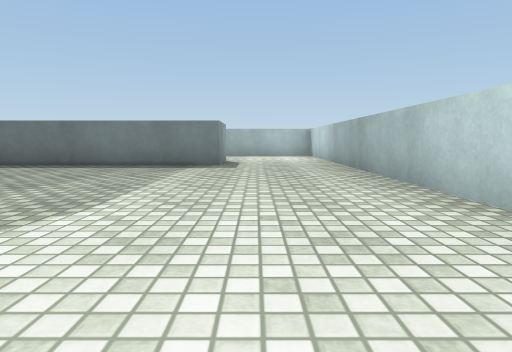
[1] (above)

24 first-person views from a walk through a 3-D level made in the Unity game engine. The camera is 0.55 m above the floor, tilts 6° down and sees 75° across. The floor is counted in squares, 1 m on a side. Each view is taken from the middle of a square. On the plan, view 1 faces up. The plan holds only what a view shows up to about 9 squares ahead; the rest is blank. The place goes on beyond the plan. The player character is not drawn. Surface patterns are stand-ins for the level's own textures.

[2]
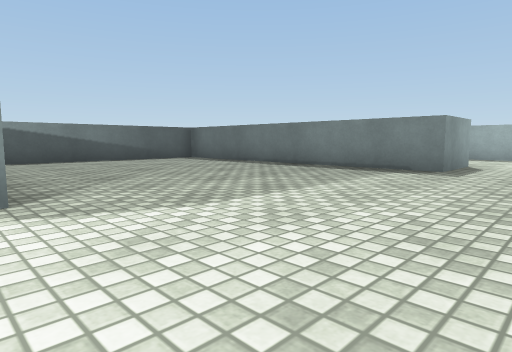

[3]
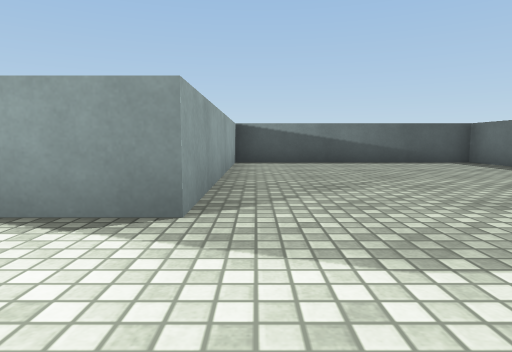

[4]
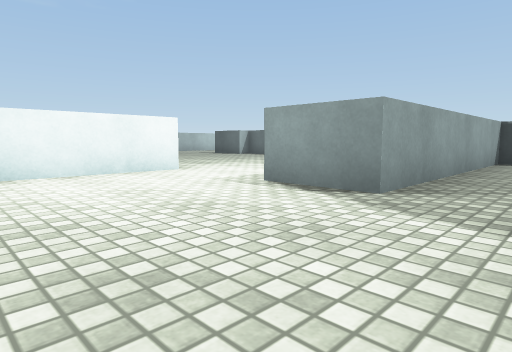

[5]
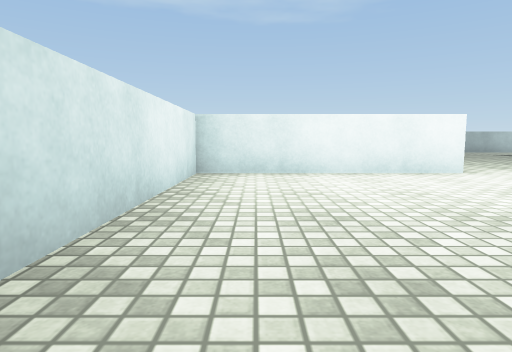

[6]
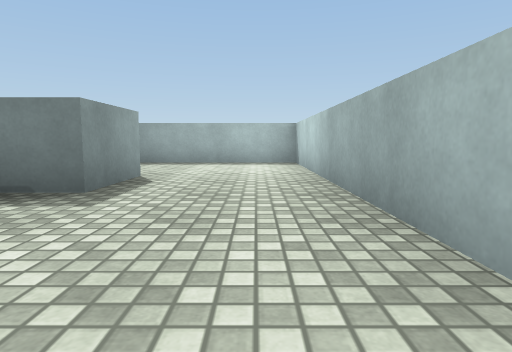

[7]
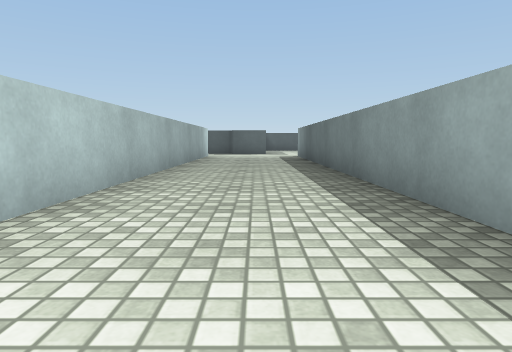

[8]
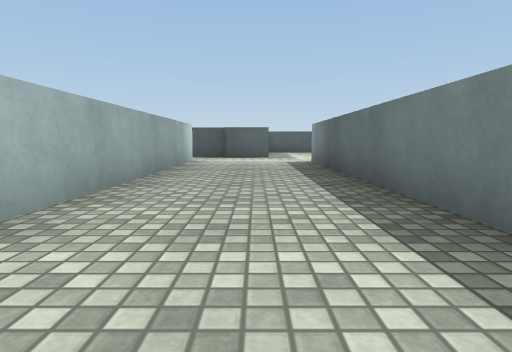

[9]
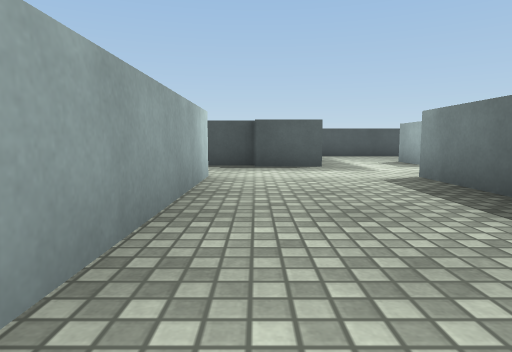

[10]
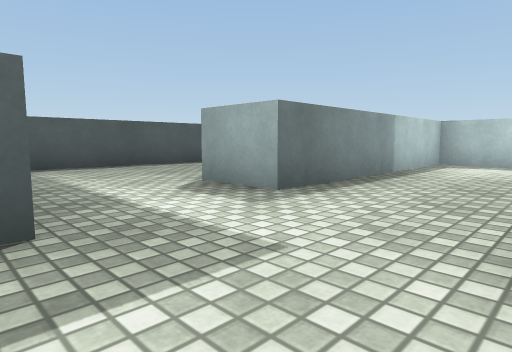

[11]
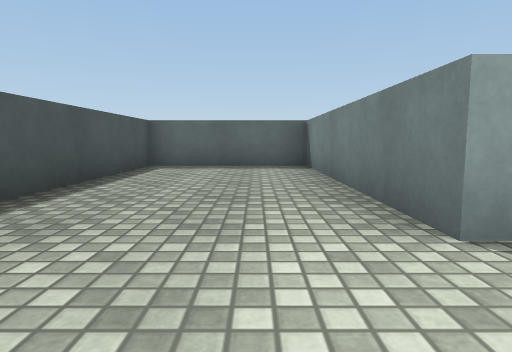

[12]
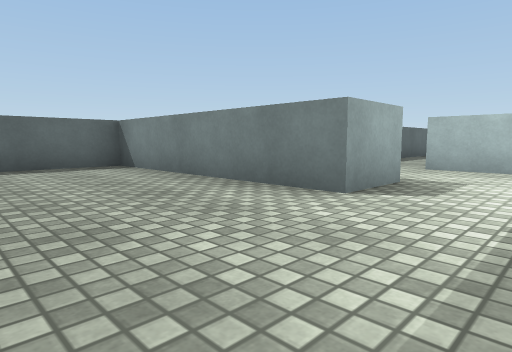

[13]
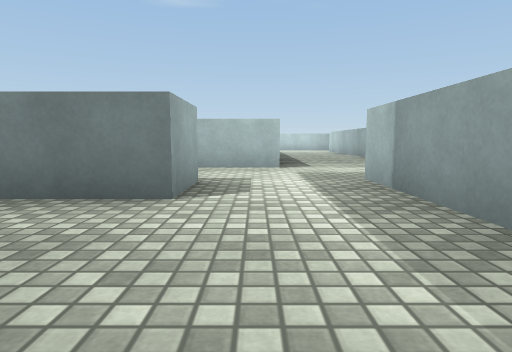

[14]
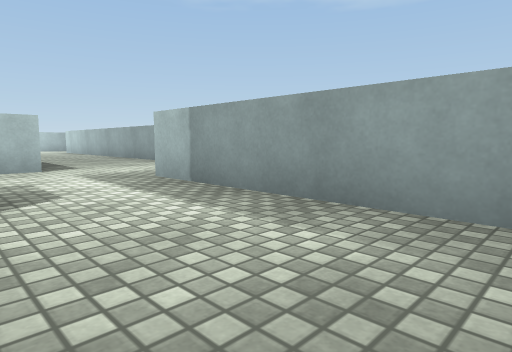

[15]
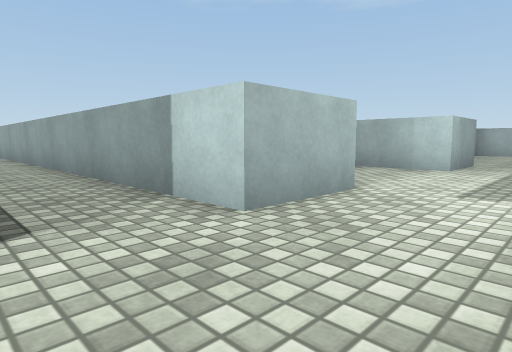

[16]
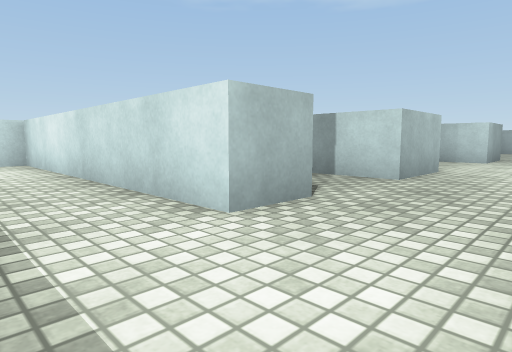

[17]
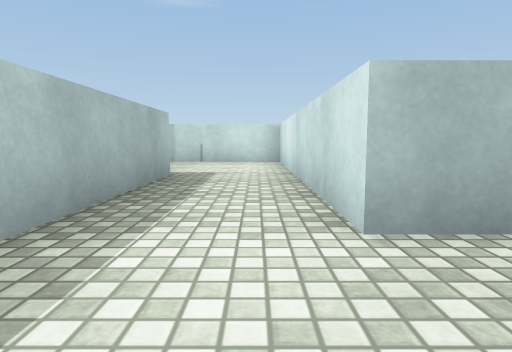

[18]
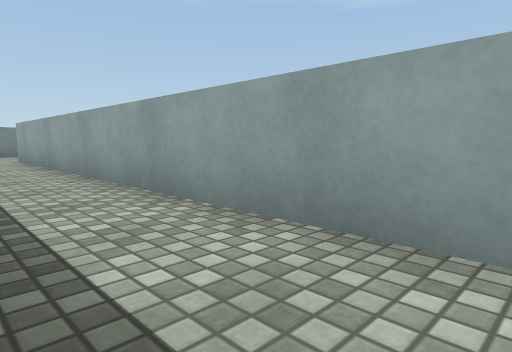

[19]
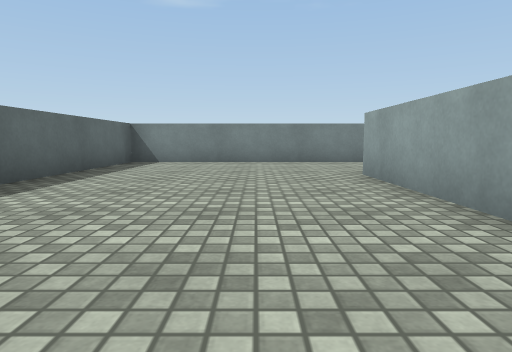

[20]
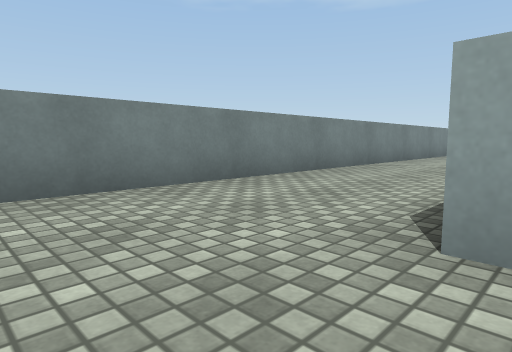

[21]
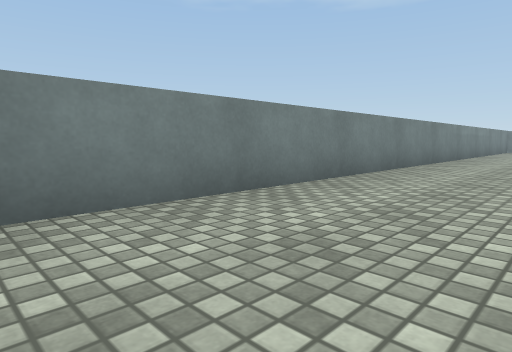

[22]
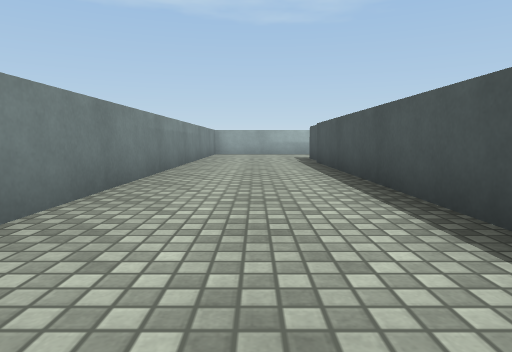

[23]
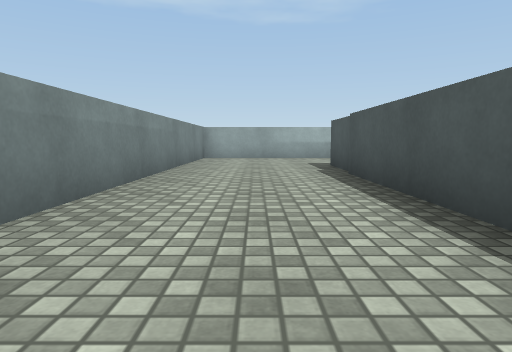

[24]
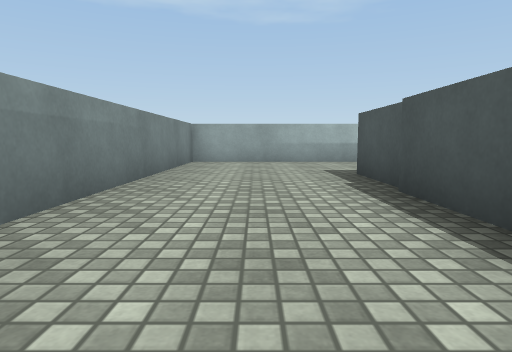

### Floor plan
Points are (right, up) in squares from view 1. A wall is a line through its corners. A room is listed if a view was taken in it or the views show most of it. See-through windows are left out.
Room 1 (views 1, 2, 3, 4, 5, 6)
walls: (-0.8, 9.2) (-0.8, 7.5) (-8.6, 7.5) (-8.6, 1.5) (-2.4, 1.5) (-2.4, -0.2); (-2.6, -2.7) (2, -2.7) (2, 9.5)
ways out: opening at (0.5, 8.5) to room 2; opening at (-3, -1.5)
Room 2 (views 7, 8, 9, 10)
walls: (-11.1, 9.3) (-1.1, 9.3); (-13.5, 13.8) (-14.9, 13.8); (-15.6, 11.4) (-13.2, 11.4) (-13.2, 9.9); (2, 9.5) (2, 12.5) (-11.1, 12.5) (-11.1, 14.2)
ways out: opening at (0.5, 8.5) to room 1; opening at (-14.5, 12.5) to room 3; opening at (-12.5, 14) to room 4; opening at (-12, 9)
Room 3 (views 11, 12, 13, 14)
walls: (-14.9, 13.8) (-14.9, 19.4) (-18.3, 19.4) (-18.3, 12.4); (-17.8, 11.4) (-15.6, 11.4)
ways out: opening at (-14.5, 12.5) to room 2
Room 4 (views 15, 18, 19, 20, 21, 22, 23, 24)
walls: (3.4, 4) (3.4, -4.6); (2.2, -7.9) (6.7, -7.9) (6.7, 19.2) (2.1, 19.2); (-11.1, 14.2) (3.5, 14.2); (-11.1, 16.2) (-11.1, 17.4); (-13.5, 17.5) (-13.5, 13.8)
ways out: opening at (-12.5, 14) to room 2; opening at (-12.5, 17) to room 5
Room 5 (views 16, 17)
walls: (-7.5, 19.4) (-13.5, 19.4) (-13.5, 17.5); (-11.1, 17.4) (-4.1, 17.4) (-4.1, 20.4)
ways out: opening at (-12.5, 17) to room 4

Where each view was taken, in squares from view 1:
view 1: 0 up, 0 right, facing up
view 2: 1 up, 1 right, facing up-left
view 3: 2 up, 0 right, facing left
view 4: 3 up, 1 right, facing down-left
view 5: 3 up, 1 right, facing down
view 6: 4 up, 1 right, facing up
view 7: 11 up, 1 right, facing left
view 8: 11 up, 2 left, facing left
view 9: 10 up, 6 left, facing left
view 10: 11 up, 11 left, facing up-left
view 11: 12 up, 16 left, facing up
view 12: 12 up, 18 left, facing up-right
view 13: 13 up, 18 left, facing right
view 14: 14 up, 18 left, facing down-right
view 15: 16 up, 13 left, facing down-right
view 16: 19 up, 13 left, facing down-right
view 17: 18 up, 13 left, facing right
view 18: 16 up, 7 left, facing down-right
view 19: 16 up, 2 left, facing right
view 20: 16 up, 3 right, facing down-right
view 21: 11 up, 4 right, facing down-right
view 22: 6 up, 5 right, facing down
view 23: 3 up, 5 right, facing down
view 24: 1 up, 5 right, facing down
